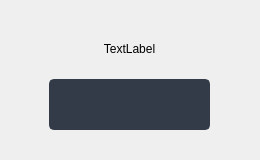
<?xml version="1.0" encoding="UTF-8"?>
<ui version="4.0">
 <class>Dialog</class>
 <widget class="QDialog" name="Dialog">
  <property name="geometry">
   <rect>
    <x>0</x>
    <y>0</y>
    <width>260</width>
    <height>160</height>
   </rect>
  </property>
  <property name="windowTitle">
   <string>Dialog</string>
  </property>
  <widget class="QFrame" name="verticalFrame">
   <property name="geometry">
    <rect>
     <x>-1</x>
     <y>-1</y>
     <width>260</width>
     <height>160</height>
    </rect>
   </property>
   <widget class="QFrame" name="horizontalFrame">
    <property name="geometry">
     <rect>
      <x>0</x>
      <y>80</y>
      <width>260</width>
      <height>71</height>
     </rect>
    </property>
    <widget class="QPushButton" name="accept_exist">
     <property name="geometry">
      <rect>
       <x>50</x>
       <y>0</y>
       <width>161</width>
       <height>51</height>
      </rect>
     </property>
     <property name="styleSheet">
      <string notr="true">QPushButton {
	border: 2px solid rgb(52, 59, 72);
	border-radius: 5px;	
	background-color: rgb(52, 59, 72);
}
QPushButton:hover {
	background-color: rgb(57, 65, 80);
	border: 2px solid rgb(61, 70, 86);
}
QPushButton:pressed {	
	background-color: rgb(35, 40, 49);
	border: 2px solid rgb(43, 50, 61);
}</string>
     </property>
     <property name="text">
      <string/>
     </property>
     <property name="icon">
      <iconset>
       <normaloff>icons/24x24/cil-check-circle.png</normaloff>icons/24x24/cil-check-circle.png</iconset>
     </property>
     <property name="iconSize">
      <size>
       <width>24</width>
       <height>24</height>
      </size>
     </property>
    </widget>
   </widget>
   <widget class="QLabel" name="text_dialog">
    <property name="geometry">
     <rect>
      <x>0</x>
      <y>29</y>
      <width>261</width>
      <height>41</height>
     </rect>
    </property>
    <property name="text">
     <string>TextLabel</string>
    </property>
    <property name="alignment">
     <set>Qt::AlignCenter</set>
    </property>
   </widget>
  </widget>
 </widget>
 <resources/>
 <connections/>
</ui>
